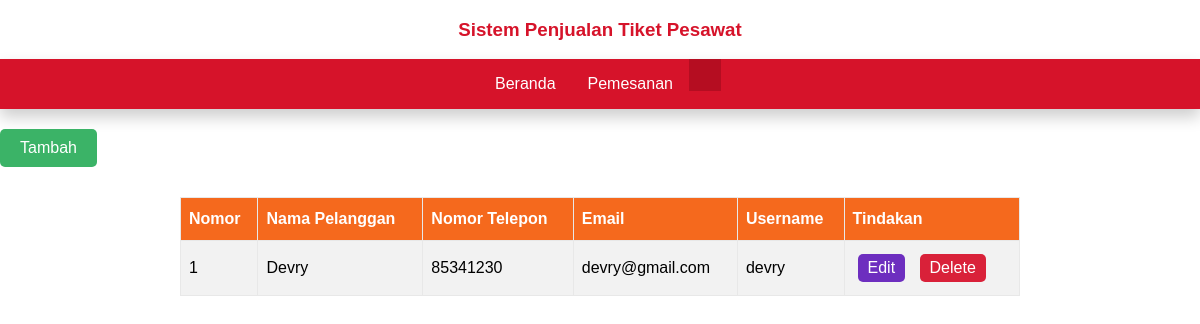
The page /pelanggan/decrepit/index.php on the database its author committed.
### tables this page shows
CREATE TABLE `pelanggan` (
  `id_pelanggan` varchar(5) NOT NULL,
  `nama_pelanggan` varchar(30) NOT NULL,
  `nomor_telfon` int(12) NOT NULL,
  `email` text NOT NULL,
  `username` varchar(10) NOT NULL,
  `password` varchar(10) NOT NULL
);

### pelanggan/decrepit/index.php (the view, shortened to what this page needs)
<!DOCTYPE html>
<html lang="en" dir="ltr">
    <head>
        <link rel="stylesheet" href="../gaya.css">
    </head>
    <body>
        <?php
            include '../header.php';
        ?>
        <div>
            <a href="tambah.php" class="btn-tambah">Tambah</a>
            <table border="1" class="senter" width="100%">
                <tr>
                    <th>Nomor</th>
                    <th>Nama Pelanggan</th>
                    <th>Nomor Telepon</th>
                    <th>Email</th>
                    <th>Username</th>
                    <th>Tindakan</th>
                </tr>
                <?php
                    include '../koneksi.php';
                    $nomor = 1;
                    $querry = "SELECT * FROM pelanggan";
                    $results = mysqli_query($koneksi, $querry);
                    if (mysqli_num_rows($results)>0) {
                        while ($row = mysqli_fetch_assoc($results)) {
                            echo "
                                <tr>
                                    <td>".$nomor++."</td>
                                    <td>".$row['nama_pelanggan']."</td>
                                    <td>".$row['nomor_telfon']."</td>
                                    <td>".$row['email']."</td>
                                    <td>".$row['username']."</td>
                                    <td>
                                        <a class='btn-edit' href='edit.php?id=".$row['id_pelanggan']."'>Edit</a>
                                        <a class='btn-hapus' href='hapus.php?id=".$row['id_pelanggan']."' onclick='javascript:return confirm(\"Apakah anda yakin ingin menghapus data ini?\")'>Delete</a>
                                    </td>
                                </tr>
                            ";
                        }
                    }
                ?>
            </table>
        </div>
    </body>
</html>

### gaya.css (style rules this page uses)
* { box-sizing: border-box; }
body { font-family: sans-serif; margin: 0; padding: 0; }
.senter { margin-left: auto; margin-right: auto; margin-top: 20px; }
.btn-tambah { color: #fff; background-color: #3bb367; padding: 10px 20px; text-align: center; text-decoration: none; display: inline-block; border-radius: 5px; margin-bottom: 10px; }
.btn-edit { color: #fff; background-color: #6d2ebf; padding: 5px 10px; text-align: center; text-decoration: none; display: inline-block; border-radius: 5px; margin: 5px; }
.btn-hapus { color: #fff; background-color: #d92139; padding: 5px 10px; text-align: center; text-decoration: none; display: inline-block; border-radius: 5px; margin: 5px; }
table { border-collapse: collapse; width: 70%; }
table td, table th { border: 1px solid #e8e8e8; padding: 8px; }
table tr:nth-child(even) { background-color: #f2f2f2; }
table th { padding-top: 12px; padding-bottom: 12px; text-align: left; background-color: #f5691d; color: white; }

### rows shown on the page
pelanggan: nama_pelanggan "Devry", nomor_telfon "85341230", email "devry@gmail.com", username "devry"
